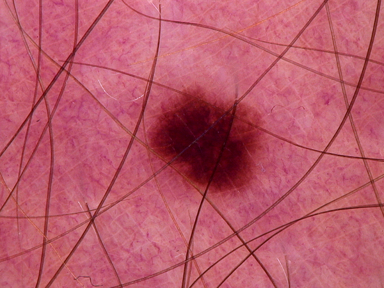
#> input picture 06_Shortcuts/black_hair.png, 384 x 288 px
$ jupyter execute --allow-errors FYP2026_06_shortcuts.ipynb
#> lines starting #> are read from the running program, lines starting #| are printed output that depends on the picture
# Shortcut Segmentation

[cell 1]
import cv2
import numpy as np
import pandas as pd
from pathlib import Path
import matplotlib.pyplot as plt

## Intro: Hair Segmentation
There are two possible ways in which hair appears in an image:
- Hair on skin but not the lesion region
- Hair on top of the lesion

As you've seen on `FYP2026_04_Morphology.ipynb`, if we were to create our own lesion masks using a simple thresholding method, the mask would not only capture the lesion region, but also the hair strands, due to the difference in intensity from the skin. In those cases, we've seen how to "clean" the mask using morphological operations such as **erosion** and **dilation**, or their combinations (**opening** and **closing**).

You probably observed that the masks we provided for your project are of pretty good quality. However, even though they isolate the lesion relatively well, the hair present in the selected region might interfere with some feature calculations, such as lesion color. We need to develop a method that identifies (better said, **segments**) that hair before the lesion is fed into a model. In other words, we need to develop a method to remove hair, as we care about lesion information only. To do so, we can use more advanced techniques like **BlackHat** and **TopHat** filtering.

*Note:* Both **BlackHat** and **TopHat** filtering techniques are not part of the regular course material this year. If you choose to use one of these in your project, you should be able to explain at a high level what it does, but you are not expected to give an in depth explanation of how it works internally.

**Let's create a hair mask by defining a simple hair segmentation function using BlackHat filtering (most common technique).**

### BlackHat filtering

**What is BlackHat filtering?**

- A hat transform is an operation that extracts small elements and details from given images.
- BlackHat is a technique in image processing that helps us find dark lines or spots (like hair) on a light background.
- First, it fills in small dark areas in the image using morphological closing.
- Then, it subtracts the original image from this filled-in version.
- The result is a mask that segments the dark features such as hair.

**Formula:**

$$
\text{BlackHat} = \text{Closing(image)} - \text{Original Image}
$$

**Remember closing and opening operations:**

An image processing operation that first applies a dilation (expands bright regions), then an erosion (shrinks bright regions). Used to fill small dark holes or gaps in bright objects, making the object smoother and more connected.

For more see [open CV docs](https://docs.opencv.org/4.x/d9/d61/tutorial_py_morphological_ops.html)

[cell 2]
def removeHair(img_org, img_gray, kernel_size=5, threshold=10, radius=3):

    # cross-shaped kernel for morphological operations (used to help detect thin dark structures)
    kernel = cv2.getStructuringElement(cv2.MORPH_CROSS, (kernel_size, kernel_size))

    # perform the blackHat filtering on the grayscale image to find the hair contours
    blackhat = cv2.morphologyEx(img_gray, cv2.MORPH_BLACKHAT, kernel)

    # segment the pixels where the difference between closing(image) and original image intensities is bigger than 10
    _, mask = cv2.threshold(blackhat, threshold, 255, cv2.THRESH_BINARY)

    # fill in the white regions of the mask by using surrounding pixel information
    img_out = cv2.inpaint(img_org, mask, radius, cv2.INPAINT_TELEA)

    return blackhat, mask, img_out

**Now let's try to play around with couple of example pictures.**

[cell 3]
# load image
img_path = 'black_hair.png'
img_org = cv2.imread(img_path) # loads the image in BGR format
#> img_org is the input picture: shape (288, 384, 3); mean B, G, R 106.2, 89.4, 186.2
img_org = cv2.cvtColor(img_org, cv2.COLOR_BGR2RGB)  # convert to RGB for matplotlib
img_gray = cv2.cvtColor(img_org, cv2.COLOR_RGB2GRAY) # convert to grayscale for processing
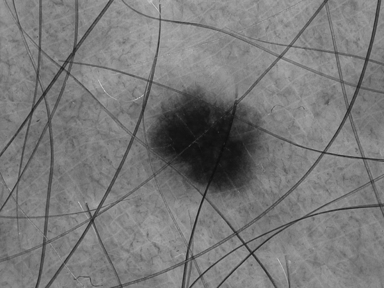
#> img_gray: shape (288, 384); min 12, max 197, mean 120.2

# use the removeHair function
blackhat, hair_mask, img_hair_removed = removeHair(img_org, img_gray)
#> in removeHair, `blackhat = cv2.morphologyEx(img_gray, cv2.MORPH_BLACKHAT, kernel)`:
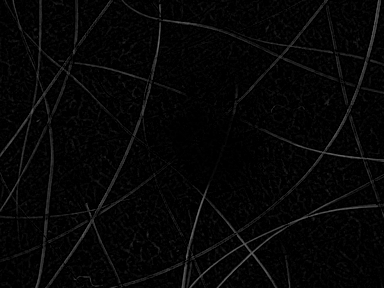
#> blackhat: shape (288, 384); min 0, max 110, mean 5.9
#> in removeHair, `_, mask = cv2.threshold(blackhat, threshold, 255, cv2.THRESH_BINARY)`:
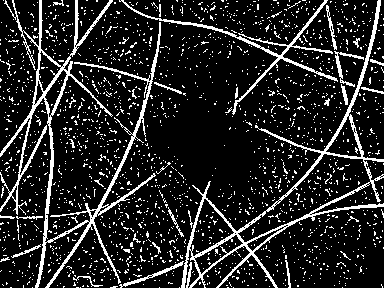
#> mask: shape (288, 384); 14.7% white in thin lines or dots
#> in removeHair, `img_out = cv2.inpaint(img_org, mask, radius, cv2.INPAINT_TELEA)`:
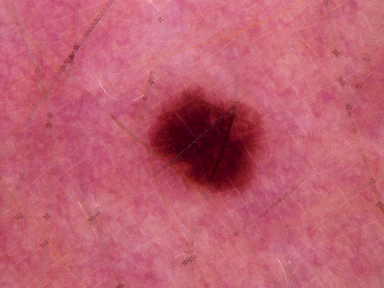
#> img_out: shape (288, 384, 3); mean R, G, B 190.7, 93.7, 111.2

# show results
plt.figure(figsize=(15,5))
plt.subplot(1,3,1)
plt.imshow(img_org)
plt.title('Original')
plt.axis('off')

plt.subplot(1,3,2)
plt.imshow(hair_mask, cmap='gray')
plt.title('Hair Mask')
plt.axis('off')

plt.subplot(1,3,3)
plt.imshow(img_hair_removed)
plt.title('Hair Removed')
plt.axis('off')

plt.show()

**As you can see, there are still some hair artifacts left after processing. Try adjusting function parameters to find the best settings.**

Try answering the following questions:
1. What does each parameter control in the hair removal function?
2. How does increasing and decreasing of each parameter affect hair detection?

# Adjusting parameters

The main factor that affects how you set the parameters is the amount of hair in each image. As you go through the dataset, you will notice that some images have a lot of hair, while others have very little. This means there is no single set of parameters that works for every image, they need to be adjusted based on how much hair is present.

Previously, we learned how to extract a hair mask from an image. Now, your task is to create a function that calculates the ratio of hair in the image. This ratio can help you automatically adjust the parameters for hair removal, making the process more efficient.

**You can perfome the following steps to calculate hair coverage:**
1. Highlight hair
2. Calculate area that hair takes up
3. Calculate the total area of an image
4. Get a ratio

**Hint:**

Methods for highlighting hair:

- *Morphological BlackHat filtering:* same function as used in the hair removal function, you can start with default BlackHat parameters to get an initial hair mask and calculate hair coverage from this mask. If coverage is high, you adjust parameters that suits the image better.
- *Edge detection:* more advanced techniques that use gradients, such as [Sobel](https://docs.opencv.org/4.x/d2/d2c/tutorial_sobel_derivatives.html) and [Laplacian](https://docs.opencv.org/4.x/d5/db5/tutorial_laplace_operator.html)
- Any other ideas are welcome too :)

#> (a cell that did not finish here is left out)

**Try out your function on image with and without hair.**

[cell 5]
# Load image with hair
img_path_hair = 'black_hair.png'
img_org_hair = cv2.imread(img_path_hair)
img_gray_hair = cv2.cvtColor(img_org_hair, cv2.COLOR_BGR2GRAY)

# Load image without hair
img_path_nohair = 'no_hair.png'
img_org_nohair = cv2.imread(img_path_nohair)
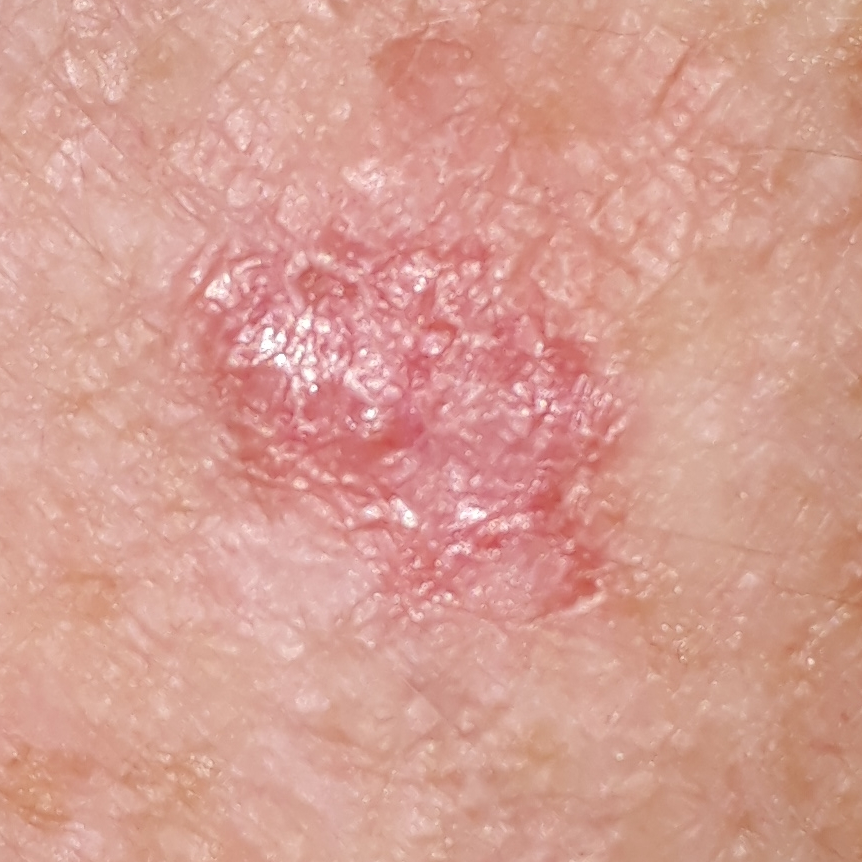
#> input picture 06_Shortcuts/no_hair.png, 862 x 862 px
#> img_org_nohair is the input picture: shape (862, 862, 3); mean B, G, R 146.6, 158.5, 213.7
img_gray_nohair = cv2.cvtColor(img_org_nohair, cv2.COLOR_BGR2GRAY)
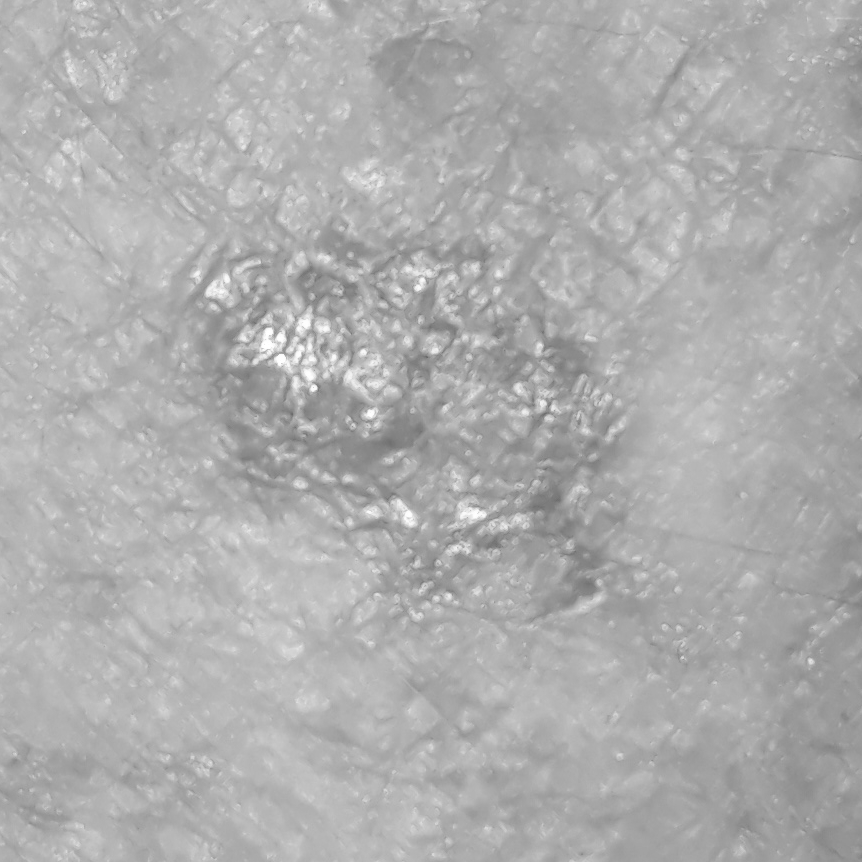
#> img_gray_nohair: shape (862, 862); min 103, max 255, mean 173.7

# Calculate hair coverage for both images
#> (the rest of this cell did not finish here and is left out)
